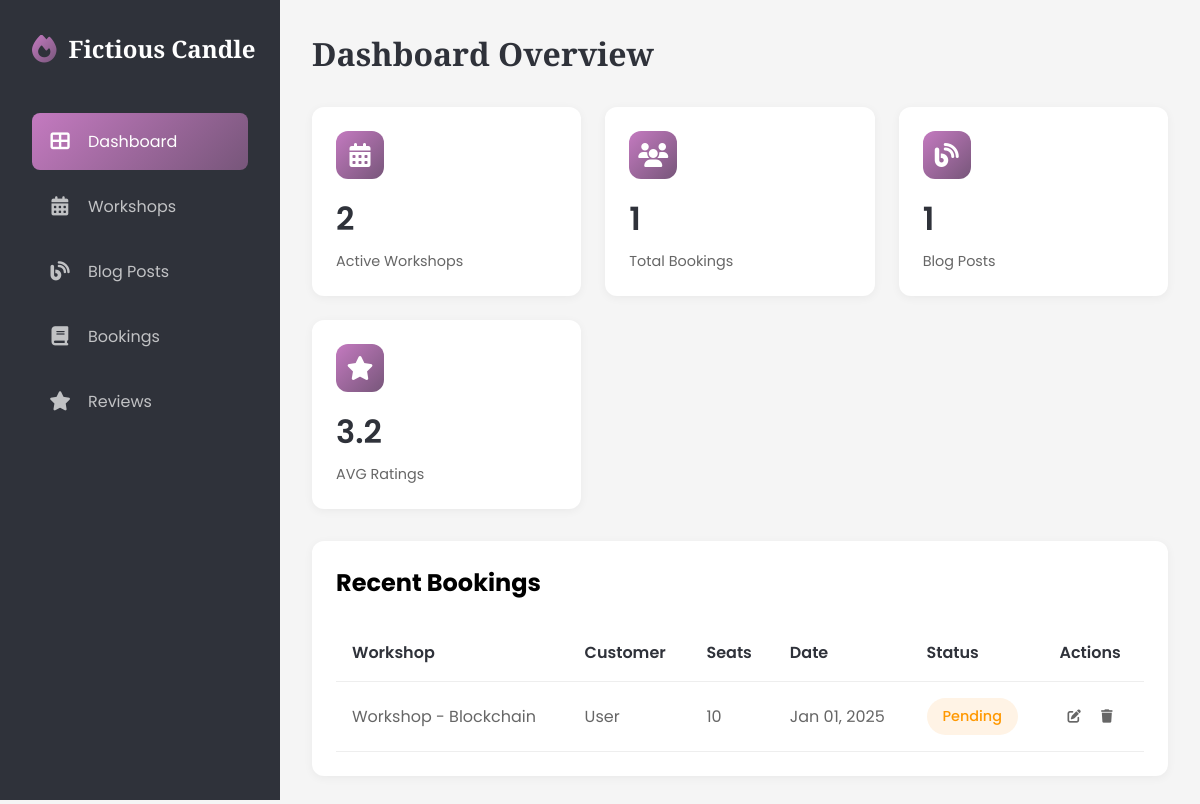
Before: /dashboard/ (signed in) with the older database file.
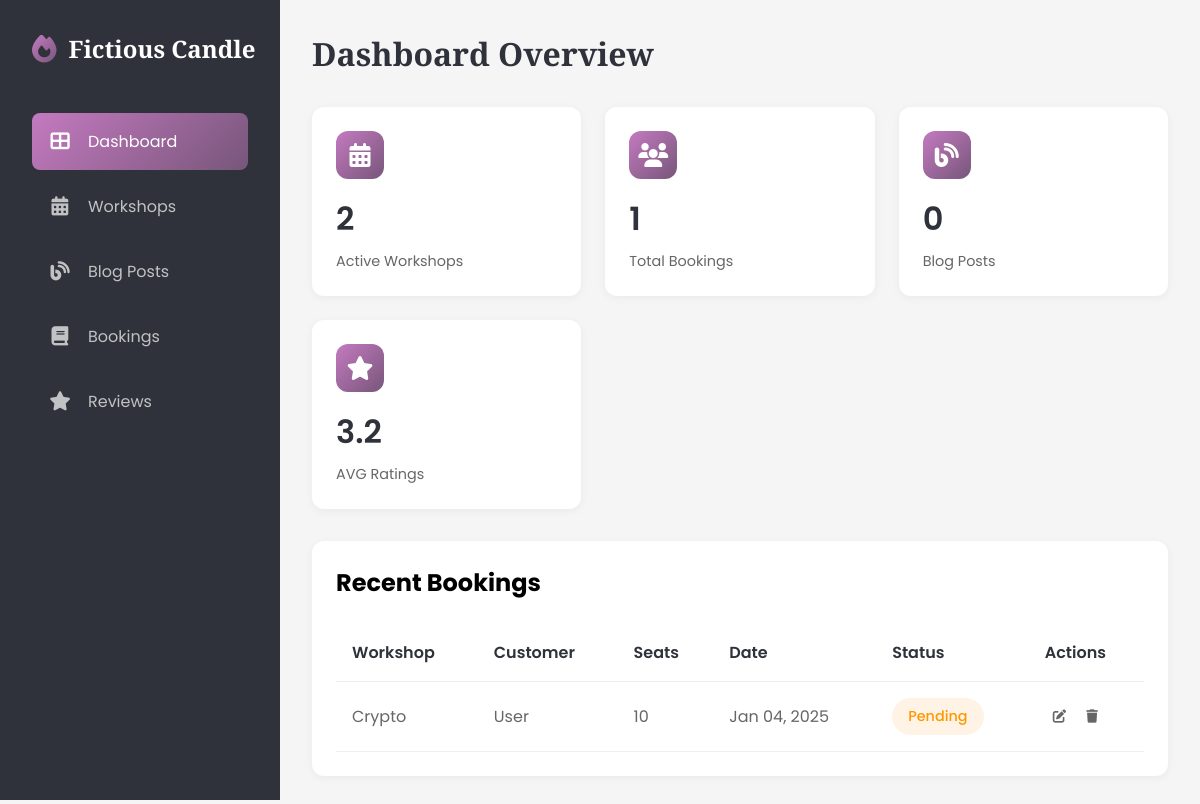
After: the same page with the newer database file.
### candle/models.py (models this page shows, shortened)
class Booking(models.Model):
    STATUS_CHOICES = [
        ('confirmed', 'Confirmed'),
        ('pending', 'Pending'),
        ('cancelled', 'Cancelled'),
    ]
    user = models.ForeignKey(User, on_delete=models.CASCADE, related_name='bookings', related_query_name='booking')
    workshop = models.ForeignKey(CandleWorkshop, on_delete=models.CASCADE, related_name='bookings', related_query_name='booking')
    booking_date = models.DateTimeField(auto_now_add=True)
    number_of_seats = models.IntegerField()
    status = models.CharField(
        max_length=10,
        choices=STATUS_CHOICES,
        default='pending'
    )
    class Meta:
        ordering = ['-booking_date']

class CandleWorkshop(models.Model):
    title = models.CharField(max_length=255)
    description = models.TextField()
    duration = models.FloatField(
        help_text='Duration of the workshop in hours (e.g., 1.5 for 1.5 hours)'
    )
    thumbnail = models.ImageField(
        upload_to='workshop_thumbnails/',
        null=True,
        blank=True,
        help_text='Featured image for the workshop'
    )
    date = models.DateField()
    time = models.TimeField()
    price = models.DecimalField(max_digits=10, decimal_places=2)
    capacity = models.IntegerField()
    class Meta:
        ordering = ("-date",)

### candle/views.py (the view)
# urls.py: path("",DashboardView.as_view(),name="dashboard")
class DashboardView(LoginRequiredMixin,TemplateView):
    template_name = "candle/dashboard/home.html"
    def get_context_data(self, **kwargs):
        context = super().get_context_data(**kwargs)
        user = self.request.user
        context["active_menu"] = "dashboard"
        if user.is_superuser:
            context['recent_bookings'] = Booking.objects.all()[:6]
            context['active_workshops'] = CandleWorkshop.objects.count()
            context['total_bookings'] = Booking.objects.count()
            context['total_blog_posts'] = Blogpost.objects.count()
            context['average_rating'] = Review.get_average_rating()
        else:
            context['recent_bookings'] = Booking.objects.filter(user=user)[:6]
            context['total_bookings'] = Booking.objects.filter(user=user).count()
            context['total_blog_posts'] = Blogpost.objects.filter(author=user).count()
            context['average_rating'] = Review.get_average_rating(user=user)
        return context

### candle/context_processors.py (called while the page is built)
def company_info(request):
    config = {
        "latest_blogs":Blogpost.objects.all()[:6],
        "latest_workshops":CandleWorkshop.objects.all()[:6]
    }
    try:
        config.update(Config.objects.first().as_dict())
    except Exception as e:
        pass
    return config

### candle/models.py (called while the page is built)
    def as_dict(self):
        return {
            'site_name': self.site_name or '',
            'site_title': self.site_title or '',
            'site_description': self.site_description or '',
            'facebook_url': self.facebook_url or '',
            'instagram_url': self.instagram_url or '',
            "pinterest_url": self.pinterest_url or ""
        }

    @classmethod
    def get_average_rating(cls, user=None):
        reviews = cls.objects.all()
        if user:
            reviews = reviews.filter(user=user)
        avg_rating = reviews.aggregate(models.Avg('rating'))['rating__avg']
        return round(avg_rating, 1) if avg_rating else 0

### candle/templates/candle/dashboard/home.html (shortened to what this page needs)
{% extends 'candle/dashboard/base.html' %}
{% block content %}
<main class="main-content">
    <div class="page-header">
        <h1 class="page-title">Dashboard Overview</h1>
    </div>
    <div class="dashboard-grid">
        {% if user.is_superuser %}
        <div class="stat-card">
            <div class="stat-header">
                <div class="stat-icon">
                    <i class="fas fa-calendar-alt"></i>
                </div>
            </div>
            <div class="stat-value">{{active_workshops}}</div>
            <div class="stat-label">Active Workshops</div>
        </div>
        {% endif %}
        <div class="stat-card">
            <div class="stat-header">
                <div class="stat-icon">
                    <i class="fas fa-users"></i>
                </div>
            </div>
            <div class="stat-value">{{total_bookings}}</div>
            <div class="stat-label">{% if not user.is_superuser %}My {% endif %}Total Bookings</div>
        </div>
        <div class="stat-card">
            <div class="stat-header">
                <div class="stat-icon">
                    <i class="fas fa-blog"></i>
                </div>
            </div>
            <div class="stat-value">{{total_blog_posts}}</div>
            <div class="stat-label">{% if not user.is_superuser %}My {% endif %} Blog Posts</div>
        </div>
        <div class="stat-card">
            <div class="stat-header">
                <div class="stat-icon">
                    <i class="fas fa-star"></i>
                </div>
            </div>
            <div class="stat-value">{{average_rating}}</div>
            <div class="stat-label">AVG Ratings{% if not user.is_superuser %} I’ve Given{% endif %}</div>
        </div>
    </div>
    <div class="table-container">
        <div class="table-header">
            <h2>Recent Bookings</h2>
        </div>
        {% if not recent_bookings %}
        <div class="empty-state">
            <i class="fas fa-calendar-xmark"></i>
            <p>No Recent Bookings</p>
            <span>New bookings will appear here</span>
        </div>
        {% else %}
        <table>
            <thead>
                <tr>
                    <th>Workshop</th>
                    {% if user.is_superuser %}
                    <th>Customer</th>
                    {% endif %}
                    <th>Seats</th>
                    <th>Date</th>
                    <th>Status</th>
                    <th>Actions</th>
                </tr>
            </thead>
            <tbody>
                {% for booking in recent_bookings %}
                    <tr>
                        <td>{{booking.workshop.title}}</td>
                        {% if user.is_superuser %}
                        <td>{{booking.user.get_full_name|default:"User"}}</td>
                        {% endif %}
                        <td>{{booking.number_of_seats}}</td>
                        <td>{{booking.booking_date|date:"M d, Y"}}</td>
                        <td><span class="status status-{{booking.status}}">{{booking.get_status_display}}</span></td>
                        <td>
                            <button class="action-btn" onclick="openBookingModal({{booking.id}})"><i class="fas fa-edit"></i></button>
                            <form method="post" action="{% url 'candle:delete_bookings' booking.id %}" class="delete-form">
                                <button type="submit" class="action-btn">
                                    <i class="fas fa-trash"></i>
                                </button>
                            </form>
                        </td>
                    </tr>
                {% endfor %}
            </tbody>
        </table>
        {% endif %}
    </div>
</main>
{% endblock content %}

Changed rows visible on the page:
removed Booking: workshop "Workshop - Blockchain", user.get_full_name "User", number_of_seats "10", booking_date "Jan 01, 2025", status "Pending"
added Booking: workshop "Crypto", user.get_full_name "User", number_of_seats "10", booking_date "Jan 04, 2025", status "Pending"
Other visible differences:
{{ total_blog_posts }}: "1" → "0"
